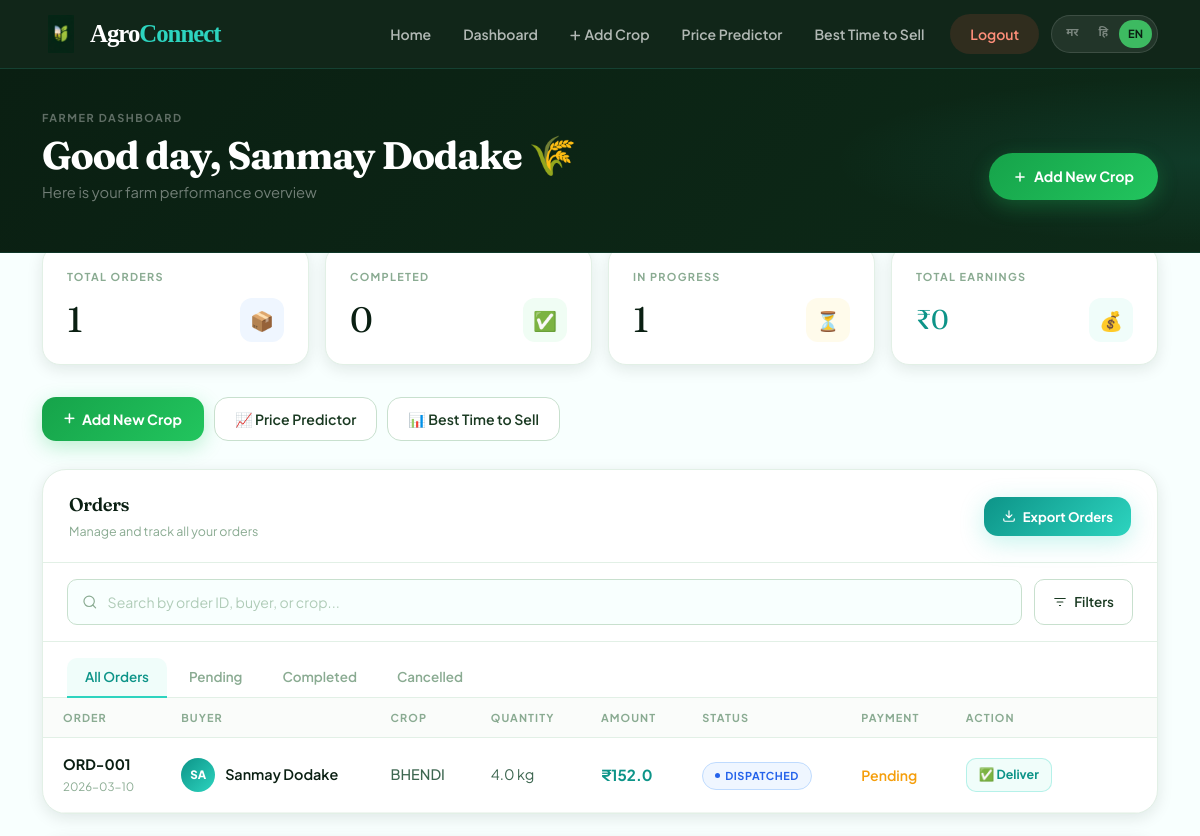
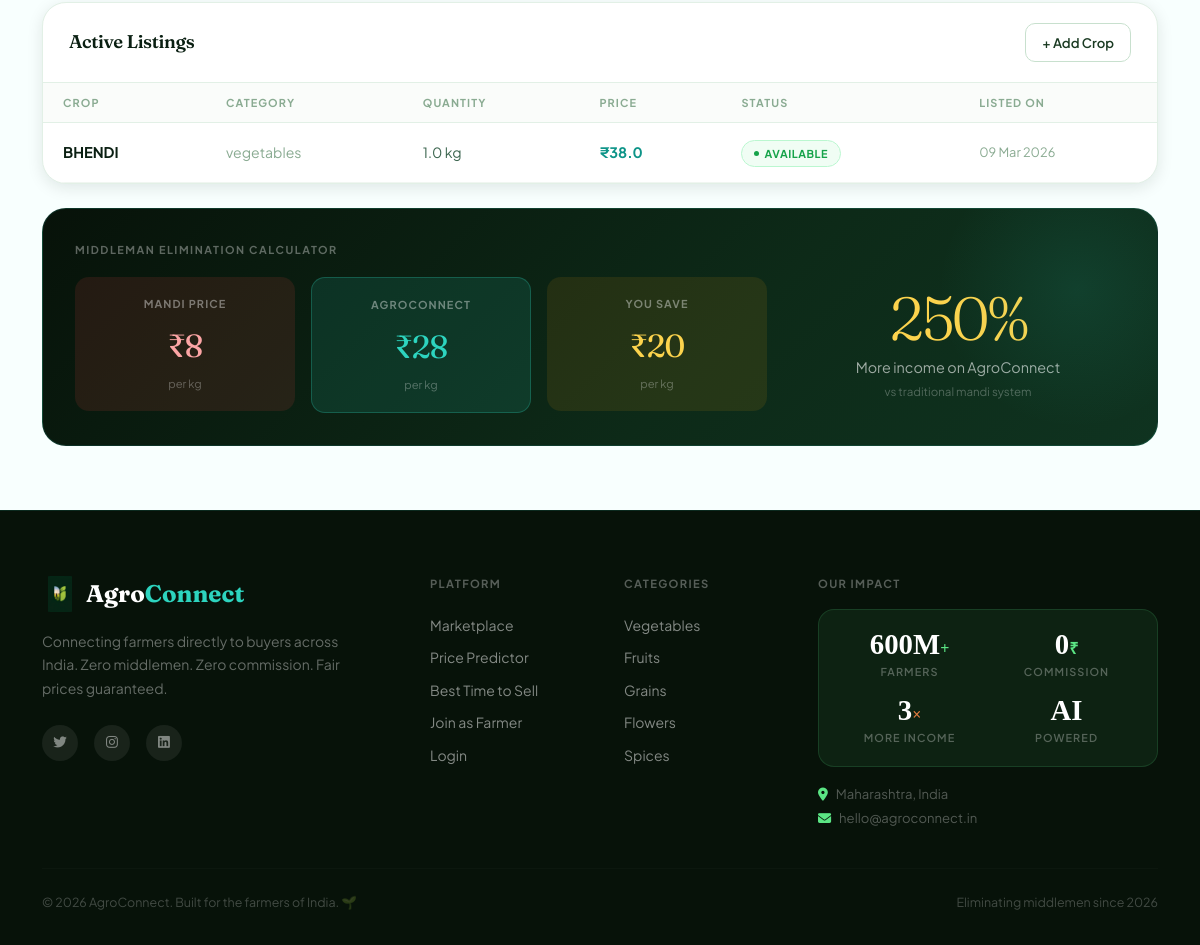
Page /farmer/dashboard (signed in) on the committed database (2 pictures, top to bottom).
### models.py (models this page shows)
class User(db.Model):
    __tablename__ = 'users'
    user_id    = db.Column(db.Integer, primary_key=True)
    name       = db.Column(db.String(100), nullable=False)
    email      = db.Column(db.String(100), unique=True, nullable=False)
    password   = db.Column(db.String(200), nullable=False)
    role       = db.Column(db.String(20), nullable=False)
    phone      = db.Column(db.String(15))
    location   = db.Column(db.String(100))
    created_at = db.Column(db.DateTime, default=datetime.utcnow)

class Order(db.Model):
    __tablename__ = 'orders'
    order_id         = db.Column(db.Integer, primary_key=True)
    order_group_id   = db.Column(db.String(20))          # groups cart items in one checkout
    buyer_id         = db.Column(db.Integer, db.ForeignKey('users.user_id'), nullable=False)
    farmer_id        = db.Column(db.Integer, db.ForeignKey('users.user_id'), nullable=False)
    product_id       = db.Column(db.Integer, db.ForeignKey('products.product_id'), nullable=False)
    quantity         = db.Column(db.Float)
    total_price      = db.Column(db.Float)
    delivery_address = db.Column(db.Text)
    payment_method   = db.Column(db.String(30), default='cod')
    status           = db.Column(db.String(20), default='confirmed')
    created_at       = db.Column(db.DateTime, default=datetime.utcnow)
    buyer   = db.relationship('User', foreign_keys=[buyer_id])
    farmer  = db.relationship('User', foreign_keys=[farmer_id])
    product = db.relationship('Product', foreign_keys=[product_id])

class Product(db.Model):
    __tablename__ = 'products'
    product_id  = db.Column(db.Integer, primary_key=True)
    farmer_id   = db.Column(db.Integer, db.ForeignKey('users.user_id'), nullable=False)
    crop_name   = db.Column(db.String(100), nullable=False)
    category    = db.Column(db.String(50))
    quantity    = db.Column(db.Float)
    unit        = db.Column(db.String(20))
    price       = db.Column(db.Float)
    mrp         = db.Column(db.Float, nullable=True)   # MRP / original price
    description = db.Column(db.Text)
    image       = db.Column(db.String(200), default='default.jpg')
    status      = db.Column(db.String(20), default='available')
    created_at  = db.Column(db.DateTime, default=datetime.utcnow)
    farmer      = db.relationship('User', foreign_keys=[farmer_id])

### routes/farmer.py (the view)
@farmer.route('/farmer/dashboard')
@farmer_required
def dashboard():
    farmer_id = session['user_id']
    listings = Product.query.filter_by(farmer_id=farmer_id).all()
    orders = Order.query.filter_by(farmer_id=farmer_id).order_by(Order.created_at.desc()).all()
    total_earnings = sum(o.total_price for o in orders if o.status == 'delivered') or 0
    return render_template('farmer/dashboard.html',
                         listings=listings,
                         orders=orders,
                         total_earnings=total_earnings)

### routes/farmer.py (called while the page is built)
def farmer_required(f):
    from functools import wraps
    @wraps(f)
    def decorated(*args, **kwargs):
        if 'user_id' not in session or session.get('user_role') != 'farmer':
            flash('Please login as farmer.', 'danger')
            return redirect(url_for('auth.login'))
        return f(*args, **kwargs)
    return decorated

### translations.py (called while the page is built)
def t(key, lang='en'):
    entry = TRANSLATIONS.get(key, {})
    return entry.get(lang) or entry.get('en') or key

### templates/farmer/dashboard.html (shortened to what this page needs)
{% extends 'base.html' %}
{% block content %}
<div class="page-hdr">
  <div class="container" style="position:relative;z-index:2;">
    <div class="page-hdr-eyebrow">{{ t('farmer_dash_title') }}</div>
    <div style="display:flex;align-items:center;justify-content:space-between;flex-wrap:wrap;gap:14px;margin-top:4px;">
      <div>
        <h2 style="font-size:clamp(1.7rem,4vw,2.4rem);margin-bottom:4px;">{{ t('good_day') }}, {{ session.user_name }} 🌾</h2>
        <p>{{ t('farm_overview') }}</p>
      </div>
      <a href="/farmer/add-listing" class="btn-green" style="border-radius:var(--r-pill);padding:12px 24px;">
        <svg width="14" height="14" fill="none" viewBox="0 0 24 24"><path d="M12 5v14M5 12h14" stroke="currentColor" stroke-width="2.5" stroke-linecap="round"/></svg>
        Add New Crop
      </a>
    </div>
  </div>
</div>
<div class="page-body">
  <div class="container">
    <div class="row g-3 stats-pull">
      {% set completed_count = orders|selectattr('status','equalto','delivered')|list|length %}
      {% set inprogress_count = orders|selectattr('status','in',['pending','confirmed','dispatched'])|list|length %}
      <div class="col-6 col-md-3">
        <div class="stat-card">
          <div class="stat-label">Total Orders</div>
          <div style="display:flex;align-items:center;justify-content:space-between;">
            <div class="stat-value">{{ orders|length }}</div>
            <div class="stat-icon icon-blue">📦</div>
          </div>
        </div>
      </div>
      <div class="col-6 col-md-3">
        <div class="stat-card">
          <div class="stat-label">Completed</div>
          <div style="display:flex;align-items:center;justify-content:space-between;">
            <div class="stat-value">{{ completed_count }}</div>
            <div class="stat-icon icon-green">✅</div>
          </div>
        </div>
      </div>
      <div class="col-6 col-md-3">
        <div class="stat-card">
          <div class="stat-label">In Progress</div>
          <div style="display:flex;align-items:center;justify-content:space-between;">
            <div class="stat-value">{{ inprogress_count }}</div>
            <div class="stat-icon icon-amber">⏳</div>
          </div>
        </div>
      </div>
      <div class="col-6 col-md-3">
        <div class="stat-card">
          <div class="stat-label">Total Earnings</div>
          <div style="display:flex;align-items:center;justify-content:space-between;">
            <div class="stat-value" style="font-size:1.7rem;color:var(--accent-3);">₹{{ total_earnings or 0 }}</div>
            <div class="stat-icon icon-teal">💰</div>
          </div>
        </div>
      </div>
    </div>
    <div style="display:flex;gap:10px;flex-wrap:wrap;margin-bottom:28px;">
      <a href="/farmer/add-listing" class="btn-green" style="border-radius:var(--r-md);">
        <i class="fas fa-plus" style="font-size:0.78rem;"></i> {{ t('add_new_crop') }}
      </a>
      <a href="/price-predictor" class="btn-outline">📈 Price Predictor</a>
      <a href="/best-time-to-sell" class="btn-outline">📊 Best Time to Sell</a>
    </div>
    <div class="panel mb-4">
      <div class="panel-header">
        <div>
          <div class="panel-title">Orders</div>
          <div style="font-size:0.78rem;color:var(--txt-300);margin-top:2px;">Manage and track all your orders</div>
        </div>
        <button class="btn-mint" style="border-radius:var(--r-md);padding:9px 18px;font-size:0.82rem;">
          <svg width="14" height="14" fill="none" viewBox="0 0 24 24"><path d="M12 15V3M7 10l5 5 5-5M3 17v2a2 2 0 002 2h14a2 2 0 002-2v-2" stroke="currentColor" stroke-width="2" stroke-linecap="round" stroke-linejoin="round"/></svg>
          Export Orders
        </button>
      </div>
      <div style="padding:16px 24px;display:flex;gap:12px;flex-wrap:wrap;border-bottom:1px solid var(--border);">
        <div class="search-wrap" style="flex:1;min-width:240px;">
          <svg width="16" height="16" fill="none" viewBox="0 0 24 24"><circle cx="11" cy="11" r="8" stroke="#8aab92" stroke-width="1.8"/><path d="m21 21-4.35-4.35" stroke="#8aab92" stroke-width="1.8" stroke-linecap="round"/></svg>
          <input type="text" placeholder="Search by order ID, buyer, or crop..." oninput="filterOrderTable(this.value)">
        </div>
        <button class="btn-outline" style="padding:9px 18px;font-size:0.84rem;border-radius:var(--r-sm);">
          <svg width="14" height="14" fill="none" viewBox="0 0 24 24"><path d="M3 6h18M7 12h10M11 18h2" stroke="currentColor" stroke-width="1.8" stroke-linecap="round"/></svg>
          Filters
        </button>
      </div>
      <div class="tab-bar">
        {% for tab in ['All Orders','Pending','Completed','Cancelled'] %}
        <button class="tab-btn {% if loop.first %}active{% endif %}"
                id="otab_{{ tab|replace(' ','_') }}"
                onclick="filterOrderTab('{{ tab }}', this)">{{ tab }}</button>
        {% endfor %}
      </div>
      <div class="table-responsive">
        <table class="data-table" id="ordersTable">
          <thead>
            <tr>
              <th>Order</th><th>Buyer</th><th>Crop</th>
              <th>Quantity</th><th>Amount</th><th>Status</th>
              <th>Payment</th><th>Action</th>
            </tr>
          </thead>
          <tbody>
            {% if orders %}
              {% for order in orders %}
              {% set av_colors = ['av-teal','av-green','av-blue','av-amber','av-purple','av-red'] %}
              <tr class="order-row" data-status="{{ order.status }}">
                <td>
                  <div style="font-size:0.90rem;font-weight:700;color:var(--txt-900);">ORD-{{ '%03d'%order.order_id }}</div>
                  <div style="font-size:0.72rem;color:var(--txt-300);margin-top:2px;">{{ order.created_at.strftime('%Y-%m-%d') }}</div>
                </td>
                <td>
                  <div style="display:flex;align-items:center;gap:10px;">
                    <div class="avatar {{ av_colors[loop.index0 % 6] }}">
                      {{ order.buyer.name[:2]|upper }}
                    </div>
                    <span style="font-size:0.90rem;font-weight:600;color:var(--txt-900);">{{ order.buyer.name }}</span>
                  </div>
                </td>
                <td style="font-size:0.90rem;color:var(--txt-500);font-weight:500;">{{ order.product.crop_name }}</td>
                <td style="font-size:0.90rem;color:var(--txt-500);">{{ order.quantity }} {{ order.product.unit }}</td>
                <td><span style="font-size:0.95rem;font-weight:700;color:var(--accent-3);">₹{{ order.total_price }}</span></td>
                <td>
                  <span class="badge-status badge-{{ order.status }}">{{ order.status|capitalize }}</span>
                </td>
                <td>
                  <span style="font-size:0.88rem;font-weight:600;{% if order.status=='delivered' %}color:var(--s-green);{% else %}color:var(--s-amber);{% endif %}">
                    {% if order.status=='delivered' %}Paid{% else %}Pending{% endif %}
                  </span>
                </td>
                <td>
                  <div style="display:flex;align-items:center;gap:6px;">
                    {% if order.status=='pending' %}
                    <a href="/farmer/update-order/{{ order.order_id }}/confirmed" style="font-size:0.78rem;font-weight:700;color:var(--s-green);text-decoration:none;padding:6px 12px;border-radius:var(--r-sm);background:var(--bg-green);border:1px solid #bbf7d0;transition:all 0.15s;white-space:nowrap;">✓ Confirm</a>
                    {% elif order.status=='confirmed' %}
                    <a href="/farmer/update-order/{{ order.order_id }}/dispatched" style="font-size:0.78rem;font-weight:700;color:var(--s-blue);text-decoration:none;padding:6px 12px;border-radius:var(--r-sm);background:var(--bg-blue);border:1px solid #bfdbfe;transition:all 0.15s;white-space:nowrap;">🚚 Dispatch</a>
                    {% elif order.status=='dispatched' %}
                    <a href="/farmer/update-order/{{ order.order_id }}/delivered" style="font-size:0.78rem;font-weight:700;color:var(--accent-3);text-decoration:none;padding:6px 12px;border-radius:var(--r-sm);background:var(--bg-teal);border:1px solid rgba(45,212,191,0.30);transition:all 0.15s;white-space:nowrap;">✅ Deliver</a>
                    {% else %}
                    <span style="font-size:0.78rem;color:var(--txt-300);">Complete</span>
                    {% endif %}
                    <button class="btn-ghost" style="font-size:0.78rem;padding:5px 10px;border-radius:var(--r-sm);">👁 View</button>
                  </div>
                </td>
              </tr>
              {% endfor %}
            {% endif %}
          </tbody>
        </table>
      </div>
    </div>
    <div class="panel mb-4">
      <div class="panel-header">
        <div class="panel-title">{{ t('active_listings') }}</div>
        <a href="/farmer/add-listing" class="btn-outline" style="font-size:0.82rem;padding:8px 16px;border-radius:var(--r-sm);">+ Add Crop</a>
      </div>
      <div class="table-responsive">
        <table class="data-table">
          <thead><tr>
            <th>Crop</th><th>Category</th><th>Quantity</th>
            <th>Price</th><th>Status</th><th>Listed On</th>
          </tr></thead>
          <tbody>
            {% if listings %}
              {% for item in listings %}
              <tr>
                <td style="font-size:0.92rem;font-weight:700;color:var(--txt-900);">{{ item.crop_name }}</td>
                <td style="font-size:0.88rem;color:var(--txt-300);">{{ item.category or '—' }}</td>
                <td style="font-size:0.88rem;color:var(--txt-500);">{{ item.quantity }} {{ item.unit }}</td>
                <td style="font-size:0.90rem;font-weight:700;color:var(--accent-3);">₹{{ item.price }}</td>
                <td><span class="badge-status badge-{{ item.status }}">{{ item.status }}</span></td>
                <td style="font-size:0.80rem;color:var(--txt-300);">{{ item.created_at.strftime('%d %b %Y') }}</td>
              </tr>
              {% endfor %}
            {% endif %}
          </tbody>
        </table>
      </div>
    </div>
    <div style="background:linear-gradient(135deg,#071209 0%,#0d2a18 60%,#0f3320 100%);border-radius:var(--r-xl);padding:32px;border:1px solid rgba(45,212,191,0.15);position:relative;overflow:hidden;">
      <div style="position:absolute;top:-60px;right:-60px;width:280px;height:280px;border-radius:50%;background:radial-gradient(circle,rgba(45,212,191,0.10) 0%,transparent 70%);pointer-events:none;"></div>
      <div style="font-size:0.68rem;text-transform:uppercase;letter-spacing:0.14em;color:rgba(255,255,255,0.35);margin-bottom:18px;font-weight:700;">Middleman Elimination Calculator</div>
      <div class="row align-items-center g-4">
        <div class="col-md-8">
          <div class="row text-center g-3">
            {% for label,val,col in [('Mandi Price','₹8','rgba(239,68,68,0.12)'),('AgroConnect','₹28','rgba(45,212,191,0.12)'),('You Save','₹20','rgba(245,158,11,0.10)')] %}
            <div class="col-4">
              <div style="background:{{ col }};border-radius:14px;padding:18px 10px;{% if loop.index==2 %}border:1px solid rgba(45,212,191,0.25);{% endif %}">
                <div style="font-size:0.68rem;color:rgba(255,255,255,0.40);text-transform:uppercase;letter-spacing:0.10em;margin-bottom:8px;font-weight:700;">{{ label }}</div>
                <div style="font-family:'Fraunces',serif;font-size:2rem;font-weight:400;color:{% if loop.index==1 %}#fca5a5{% elif loop.index==2 %}#2dd4bf{% else %}#fcd34d{% endif %};letter-spacing:-0.03em;">{{ val }}</div>
                <div style="font-size:0.70rem;color:rgba(255,255,255,0.30);margin-top:4px;">per kg</div>
              </div>
            </div>
            {% endfor %}
          </div>
        </div>
        <div class="col-md-4 text-center">
          <div style="font-family:'Fraunces',serif;font-size:3.8rem;font-weight:300;color:#fcd34d;letter-spacing:-0.04em;line-height:1;">250%</div>
          <div style="font-size:0.90rem;color:rgba(255,255,255,0.60);margin-top:6px;">More income on AgroConnect</div>
          <div style="font-size:0.72rem;color:rgba(255,255,255,0.28);margin-top:4px;">vs traditional mandi system</div>
        </div>
      </div>
    </div>
  </div>
</div>
{% endblock %}

### rows in the picture
User: user_name "Sanmay Dodake"
Order: order_id "001", created_at "2026-03-10", buyer "SA", buyer.name "Sanmay Dodake", product.crop_name "BHENDI", quantity "4.0", product.unit "kg", total_price "152.0", status "DISPATCHED", shows "Pending"
Product: crop_name "BHENDI", category "vegetables", quantity "1.0", unit "kg", price "38.0", status "AVAILABLE", created_at "09 Mar 2026"

### other values in the picture
{{ t('nav_home') }} "Home"
{{ t('nav_dashboard') }} "Dashboard"
{{ t('nav_add_crop') }} "Add Crop"
{{ t('nav_price') }} "Price Predictor"
{{ t('nav_best_time') }} "Best Time to Sell"
{{ t('nav_logout') }} "Logout"
{{ t('farmer_dash_title') }} "FARMER DASHBOARD"
{{ t('good_day') }} "Good day"
{{ t('farm_overview') }} "Here is your farm performance overview"
{{ orders|length }} "1"
{{ completed_count }} "0"
{{ inprogress_count }} "1"
{{ total_earnings or 0 }} "0"
{{ t('add_new_crop') }} "Add New Crop"
{{ tab }} "All Orders" "Pending" "Completed" "Cancelled"
